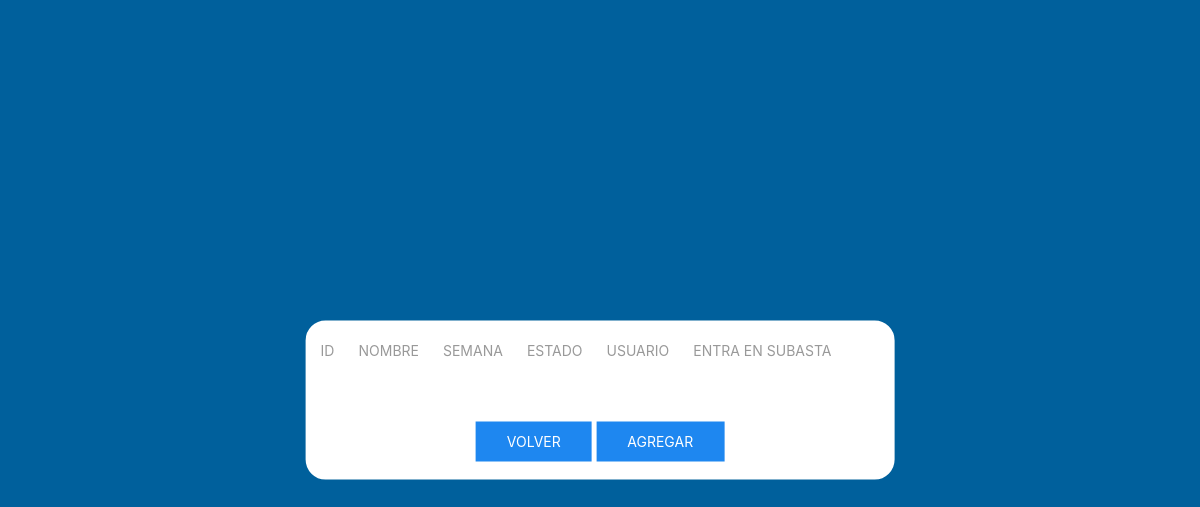
/HSH3/vistas/pantalla-listar-paquetes.php, run on an earlier commit of the app's database.
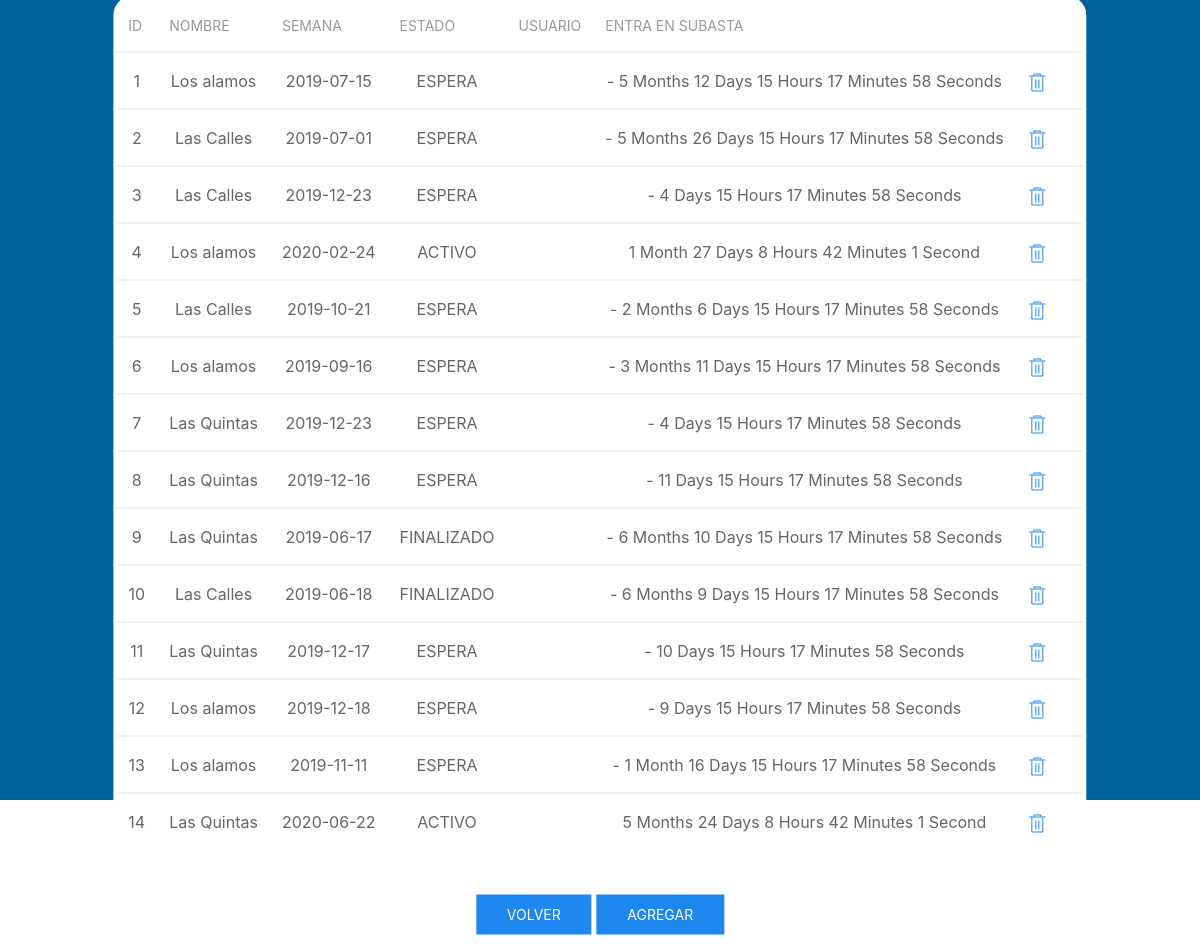
And on a later commit of the database.
### tables this page shows
CREATE TABLE `paquete` (
  `id` int(11) NOT NULL,
  `nombre_res` varchar(30) NOT NULL,
  `semana` date NOT NULL,
  `estado` varchar(20) NOT NULL,
  `precio_base` int(11) NOT NULL,
  `id_usuario` varchar(35) NOT NULL
);

### HSH3/vistas/pantalla-listar-paquetes.php (the view, shortened to what this page needs)
<!DOCTYPE html>
<html lang="en" dir="ltr">
  <head>
    <link rel="stylesheet" type="text/css" href="../css/uikit.min.css" />
    <link rel="stylesheet" type="text/css" href="../css/personal.css" />
  </head>
  <body class="uk-height-viewport my-background-color">
    <?php
	include('../modelos/get_format.php');
    $conexion=conectar();
    $consulta= "SELECT * FROM paquete";
    $result=mysqli_query($conexion,$consulta);
    mysqli_close($conexion);?>
    <div class="uk-position-center my-form-box">
    <table class="table table-striped uk-table uk-table-divider uk-align-center">
      <thead>
        <tr>
         <th>Id</th>
          <th>Nombre</th>
          <th>Semana</th>
          <th>Estado</th>
          <th>Usuario</th>
		  <th>Entra en subasta<th>
	  <th></th>
        </tr>
      </thead>
      <tbody>
        <?php while ($row = mysqli_fetch_array($result)){
        $id_paquete=$row['id'];
        ?>
        <tr>
          <td><?php echo $row['id']; ?></td>
          <td><?php echo $row['nombre_res']; ?></td>
          <td><?php echo $row['semana']; ?></td>
          <td><?php echo $row['estado']; ?></td>
          <td><?php echo $row['id_usuario']; ?></td>
		  <td><?php $date1 = new DateTime("now");
		  $dt=$row['semana'];
		 $dt_subasta=date("Y-m-d", strtotime("$dt -6 month"));
		  $date2 = new DateTime($dt_subasta);
		  $diff = $date1->diff($date2);
		  echo get_format($diff);?></td>
	  <td><a onclick="eliminarResidencia();" href="../controladores/eliminarRes.php?id_paquete=<?php echo $id_paquete ?>"><span uk-icon="trash"></span></a></td>
        <?php } ?>
        </tr>
      </tbody>
    </table>
      <div class="uk-padding-small">
        <a href="home-admin.php" class="uk-button uk-button-primary">Volver</a>
        <a href="pantalla-crear-paquete.php" class="uk-button uk-button-primary">Agregar</a>
      </div>
    </div>
  </body>
</html>

### HSH3/modelos/get_format.php
<?php
function get_format($df) {
    $str = '';
    $str .= ($df->invert == 1) ? ' - ' : '';
    if ($df->y > 0) {
        $str .= ($df->y > 1) ? $df->y . ' Years ' : $df->y . ' Year ';
    } if ($df->m > 0) {
        $str .= ($df->m > 1) ? $df->m . ' Months ' : $df->m . ' Month ';
    } if ($df->d > 0) {
        $str .= ($df->d > 1) ? $df->d . ' Days ' : $df->d . ' Day ';
    } if ($df->h > 0) {
        $str .= ($df->h > 1) ? $df->h . ' Hours ' : $df->h . ' Hour ';
    } if ($df->i > 0) {
        $str .= ($df->i > 1) ? $df->i . ' Minutes ' : $df->i . ' Minute ';
    } if ($df->s > 0) {
        $str .= ($df->s > 1) ? $df->s . ' Seconds ' : $df->s . ' Second ';
    }
    echo $str;
}
?>

What changed in the data, as far as the page shows it:
added paquete: id "1", nombre_res "Los alamos", semana "2019-07-15", estado "ESPERA", str "- 5 Months 12 Days 15 Hours 17 Minutes 58 Seconds"
added paquete: id "2", nombre_res "Las Calles", semana "2019-07-01", estado "ESPERA", str "- 5 Months 26 Days 15 Hours 17 Minutes 58 Seconds"
added paquete: id "3", nombre_res "Las Calles", semana "2019-12-23", estado "ESPERA", str "- 4 Days 15 Hours 17 Minutes 58 Seconds"
added paquete: id "4", nombre_res "Los alamos", semana "2020-02-24", estado "ACTIVO", str "1 Month 27 Days 8 Hours 42 Minutes 1 Second"
added paquete: id "5", nombre_res "Las Calles", semana "2019-10-21", estado "ESPERA", str "- 2 Months 6 Days 15 Hours 17 Minutes 58 Seconds"
added paquete: id "6", nombre_res "Los alamos", semana "2019-09-16", estado "ESPERA", str "- 3 Months 11 Days 15 Hours 17 Minutes 58 Seconds"
added paquete: id "7", nombre_res "Las Quintas", semana "2019-12-23", estado "ESPERA", str "- 4 Days 15 Hours 17 Minutes 58 Seconds"
added paquete: id "8", nombre_res "Las Quintas", semana "2019-12-16", estado "ESPERA", str "- 11 Days 15 Hours 17 Minutes 58 Seconds"
added paquete: id "9", nombre_res "Las Quintas", semana "2019-06-17", estado "FINALIZADO", str "- 6 Months 10 Days 15 Hours 17 Minutes 58 Seconds"
added paquete: id "10", nombre_res "Las Calles", semana "2019-06-18", estado "FINALIZADO", str "- 6 Months 9 Days 15 Hours 17 Minutes 58 Seconds"
added paquete: id "11", nombre_res "Las Quintas", semana "2019-12-17", estado "ESPERA", str "- 10 Days 15 Hours 17 Minutes 58 Seconds"
added paquete: id "12", nombre_res "Los alamos", semana "2019-12-18", estado "ESPERA", str "- 9 Days 15 Hours 17 Minutes 58 Seconds"
added paquete: id "13", nombre_res "Los alamos", semana "2019-11-11", estado "ESPERA", str "- 1 Month 16 Days 15 Hours 17 Minutes 58 Seconds"
added paquete: id "14", nombre_res "Las Quintas", semana "2020-06-22", estado "ACTIVO", str "5 Months 24 Days 8 Hours 42 Minutes 1 Second"
